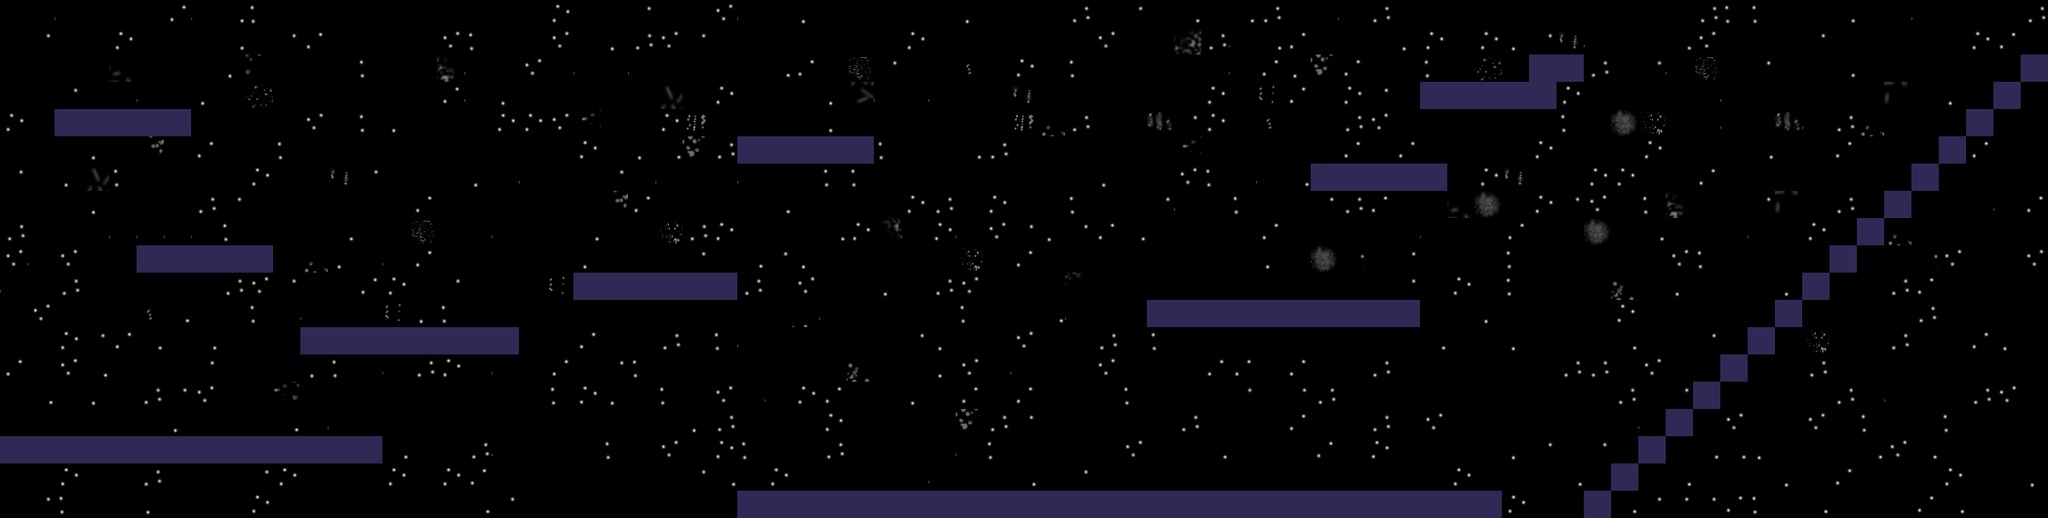

This is a level from a 2D game, rendered from its Tiled map with the project's own tilesets. A one-line summary and the map file follow, with tile-layer data summarised:
An orthogonal 75x19 tile map with 32x32 px tiles, 2 tile layers (background, obstacles) and 8 objects.

<map version="1.0" tiledversion="1.1.1" orientation="orthogonal" renderorder="right-down" width="75" height="19" tilewidth="32" tileheight="32" infinite="0" nextobjectid="12">
 <tileset firstgid="1" name="spacetileset" tilewidth="32" tileheight="32" tilecount="100" columns="10">
  <image source="../../images/SecretLevel/spaceTileset.png" width="320" height="320" />
  <tile id="60">
   <properties>
    <property name="collides" type="bool" value="true" />
   </properties>
   <objectgroup draworder="index">
    <object id="1" x="-0.181818" y="24.1818" width="32.0909" height="7.90909" />
   </objectgroup>
  </tile>
  <tile id="61">
   <properties>
    <property name="collides" type="bool" value="true" />
   </properties>
   <objectgroup draworder="index">
    <object id="1" x="-0.0909091" y="12.9091" width="32.2727" height="8.09091" />
   </objectgroup>
  </tile>
  <tile id="62">
   <properties>
    <property name="collides" type="bool" value="true" />
   </properties>
   <objectgroup draworder="index">
    <object id="1" x="-0.454545" y="-0.181818" width="32.4545" height="7.81818" />
   </objectgroup>
  </tile>
  <tile id="63">
   <properties>
    <property name="collides" type="bool" value="true" />
   </properties>
  </tile>
  <tile id="64">
   <properties>
    <property name="collides" type="bool" value="true" />
   </properties>
   <objectgroup draworder="index">
    <object id="1" x="-0.181818" y="0.0909091" width="32.0909" height="31.7273" />
   </objectgroup>
  </tile>
 </tileset>
 <layer name="background" width="75" height="19">
  <data>[1425 cells, 1425 non-empty, 63 distinct tile ids]</data>
 </layer>
 <layer name="obstacles" width="75" height="19">
  <data>[1425 cells, 110 non-empty, 1 distinct tile ids]</data>
 </layer>
 <objectgroup name="safezone">
  <object id="9" x="1718.67" y="5.33333" width="68" height="86.6667" />
 </objectgroup>
 <objectgroup name="boxes">
  <object id="6" x="671.333" y="321.333" width="190" height="32" />
  <object id="7" x="162.667" y="292.667" width="156.667" height="29.3333" />
  <object id="10" x="1042.67" y="573.333" width="517.333" height="29.3333" />
 </objectgroup>
</map>